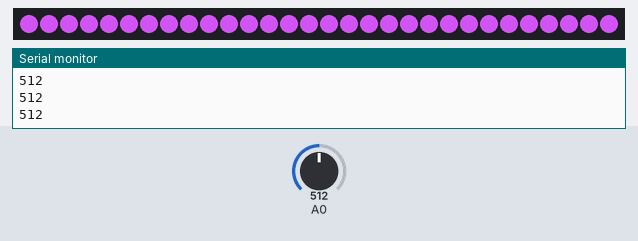
The sketch below on a simulated Arduino Uno, built with avr-gcc and run on an emulated ATmega328P. On the bench: 30 RGB LEDs in strip order, left to right, the last lines printed to the serial monitor. The inputs (shaded band) are chosen by the test bench; at power-on: A0 = 512.

Above: at 1.2 s.
1.3 s: A0 set to 593
2.8 s: A0 set to 613
At 4.0 s:
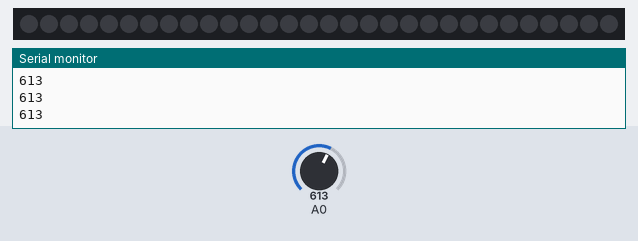
4.3 s: A0 set to 590
At 5.2 s:
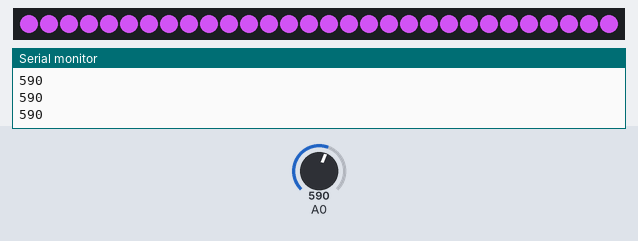
5.8 s: A0 set to 610
At 7.2 s:
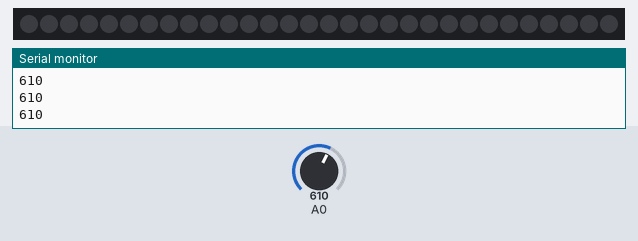
Timing chart, 0 to 8.3 s (numbered marks = the images above; inputs shaded):
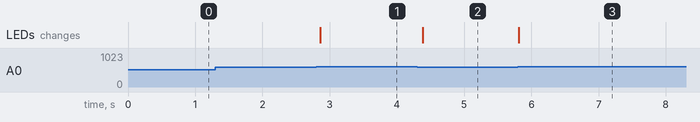

Measured:
- the behaviour switches between 599 and 600 on A0 (found by bisection; images 0 and 1)
- after the input at 2.8 s, the LEDs: change after 0.06 s (image 1)
- after the input at 4.3 s, the LEDs: change after 0.09 s (image 2)
- after the input at 5.8 s, the LEDs: change at once (image 3)

The sketch:

code_neopixel.ino
```cpp
// Adafruit_NeoPixel 라이브러리: LED 스트립을 쉽게 제어할 수 있게 해주는 라이브러리입니다.
#include <Adafruit_NeoPixel.h>

// 네오픽셀을 연결한 핀과 네오픽셀 개수 정의
#define LED_PIN 8
#define LED_COUNT 30

// Adafruit_NeoPixel 라이브러리를 사용하여 네오픽셀 객체 생성
Adafruit_NeoPixel strip(LED_COUNT, LED_PIN, NEO_GRB + NEO_KHZ800);

// setup 함수: 프로그램이 시작될 때 한 번만 실행됩니다.
void setup() {
    // 네오픽셀 초기화
    strip.begin();
    strip.show(); // 모든 픽셀을 '꺼진' 상태로 초기화

    // 시리얼 통신 시작 (데이터 확인을 위해)
    Serial.begin(9600);
}

// loop 함수: setup 함수 이후 계속해서 반복 실행됩니다.
void loop() {
    // A0 핀의 아날로그 값 읽기 (예: 조도 센서)
    int sensorValue = analogRead(A0);

    // 센서 값을 시리얼 모니터에 출력
    Serial.println(sensorValue);

    // 센서 값에 따라 LED 색상 변경
    if (sensorValue < 600) {
        colorFill(strip.Color(186, 74, 217)); // 초록색으로 네오픽셀을 채움
        //colorFill(strip.Color(255, 0, 0));
    } else {
        colorFill(strip.Color(0, 0, 0)); // LED를 끔 (검은색)
    }

    delay(100); // 0.1초 대기 (너무 빠른 반복을 방지)
}

// 지정된 색으로 모든 네오픽셀을 채우는 함수
void colorFill(uint32_t color) {
    for (int i = 0; i < strip.numPixels(); i++) {
        strip.setPixelColor(i, color); // i번째 네오픽셀의 색을 설정
    }
    strip.show(); // 변경된 색상을 네오픽셀에 표시
}
```
